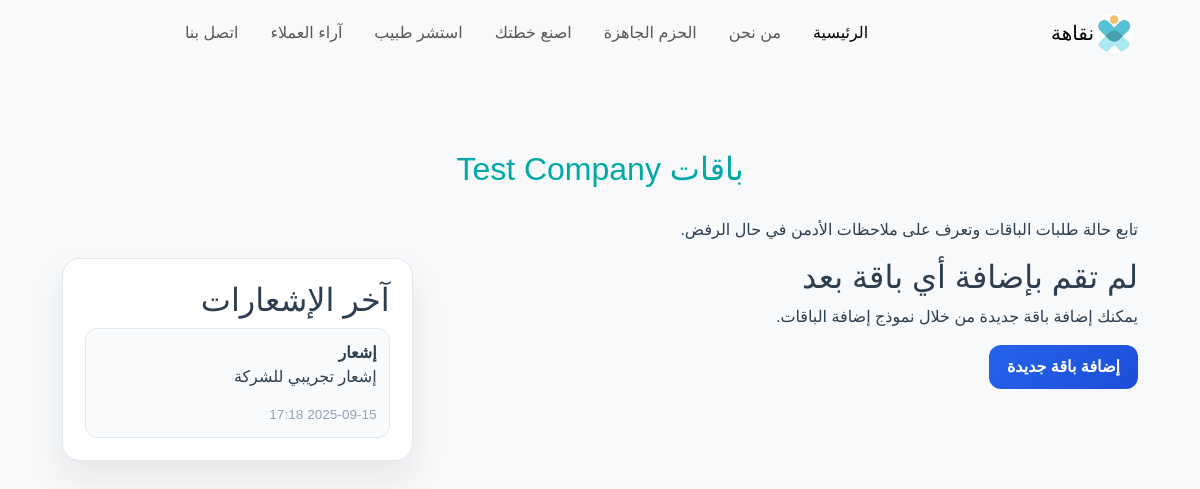
/company/packages (signed in), run on an earlier commit of the app's database.
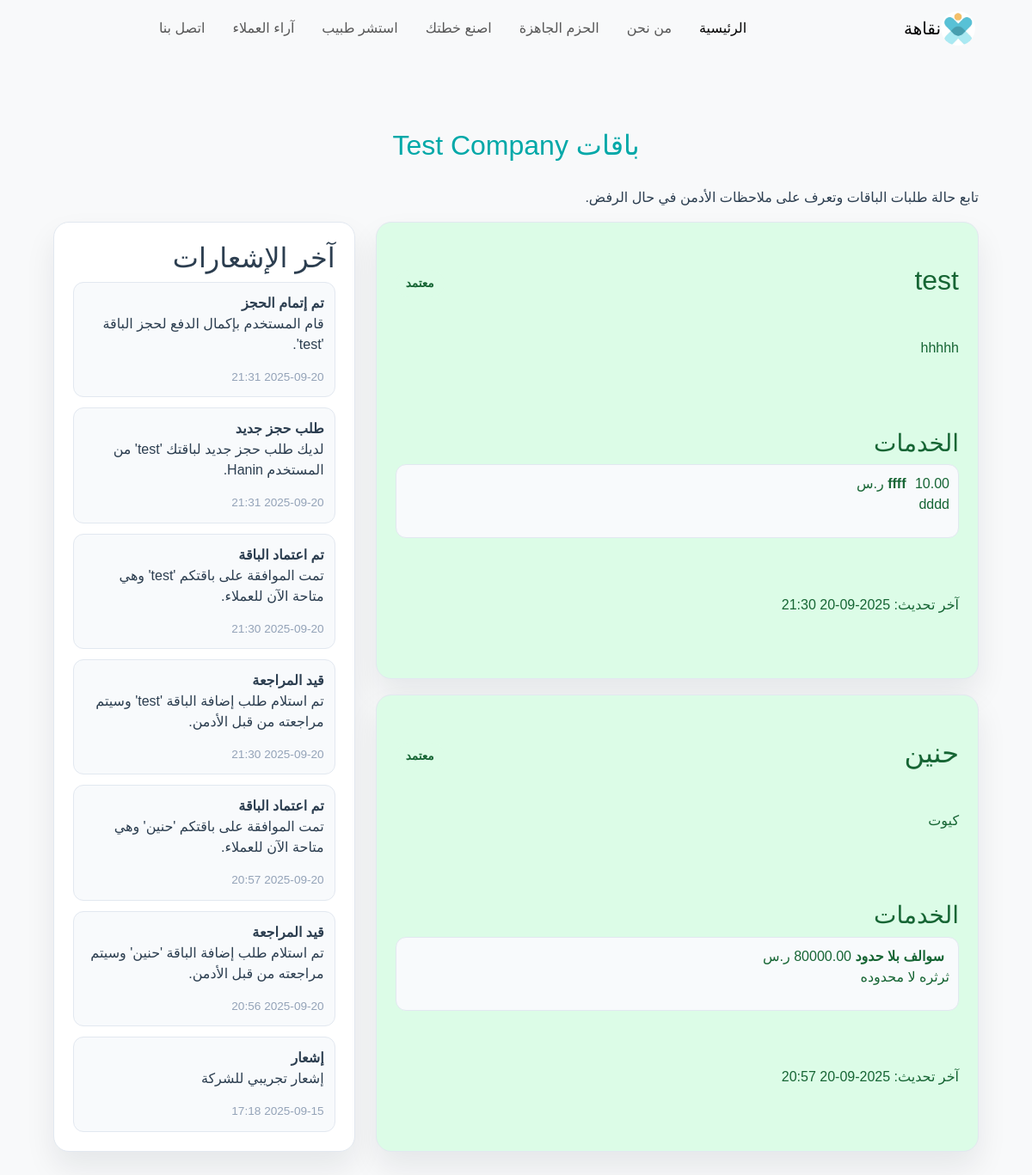
And on a later commit of the database.
### models.py (models this page shows)
class Company(db.Model):
    id = db.Column(db.Integer, primary_key=True)
    name = db.Column(db.String(150), nullable=False, unique=True)
    email = db.Column(db.String(120), nullable=False, unique=True)
    password = db.Column(db.String(200), nullable=False)
    address = db.Column(db.String(200))
    phone = db.Column(db.String(20))
    doctors = db.relationship("Doctor", backref="company", lazy=True)
    packages = db.relationship("Package", backref="provider", lazy=True)
    appointments = db.relationship("Appointment", backref="company", lazy=True)
    bookings = db.relationship("Booking", backref="company", lazy=True)
    notifications = db.relationship("Notification", backref="company", lazy=True)

class Notification(db.Model):
    id = db.Column(db.Integer, primary_key=True)
    user_id = db.Column(db.Integer, db.ForeignKey('user.id'), nullable=True)
    company_id = db.Column(db.Integer, db.ForeignKey('company.id'), nullable=True)
    title = db.Column(db.String(200))
    body = db.Column(db.String(500))
    is_read = db.Column(db.Boolean, default=False)
    created_at = db.Column(db.DateTime, default=datetime.utcnow)

class Package(db.Model):
    id = db.Column(db.Integer, primary_key=True)
    title = db.Column(db.String(100))
    description = db.Column(db.Text)
    image = db.Column(db.String(200))
    provider_id = db.Column(db.Integer, db.ForeignKey('company.id'))
    approved_by = db.Column(db.Integer, db.ForeignKey('admin.id'))
    status = db.Column(db.String(50), default="pending")
    admin_note = db.Column(db.Text)
    status_updated_at = db.Column(db.DateTime)
    services = db.relationship("PackageService", backref="package", lazy=True)
    bookings = db.relationship("Booking", backref="package", lazy=True)

class PackageService(db.Model):
    id = db.Column(db.Integer, primary_key=True)
    package_id = db.Column(db.Integer, db.ForeignKey('package.id'))
    service_name = db.Column(db.String(100))
    service_description = db.Column(db.Text)
    service_price = db.Column(db.Float)
    selections = db.relationship(
        "BookingServiceSelection",
        backref="package_service",
        lazy=True
    )

### app.py (the view)
@app.route('/company/packages')
def company_packages():
    company_id = session.get('company_id')
    if not company_id:
        flash("يجب تسجيل دخول الشركة", "danger")
        return redirect(url_for('company_login'))
    company = Company.query.get_or_404(company_id)
    packages = (
        Package.query
        .filter_by(provider_id=company.id)
        .options(joinedload(Package.services))
        .order_by(Package.status_updated_at.desc().nullslast())
        .all()
    )
    recent_notifications = (
        Notification.query
        .filter_by(company_id=company.id)
        .order_by(Notification.created_at.desc())
        .limit(10)
        .all()
    )
    status_labels = {
        'pending': 'قيد المراجعة',
        'approved': 'معتمد',
        'rejected': 'مرفوض'
    }
    return render_template(
        'company_packages.html',
        company=company,
        packages=packages,
        status_labels=status_labels,
        notifications=recent_notifications,
        user=None
    )

### templates/company_packages.html (shortened to what this page needs)
{% extends "base.html" %}
{% block content %}
<section class="company-packages">
  <h1 class="section-title">باقات {{ company.name if company else '' }}</h1>
  <p class="subtitle">تابع حالة طلبات الباقات وتعرف على ملاحظات الأدمن في حال الرفض.</p>
  <div class="layout">
    <div class="packages-list">
      {% if packages %}
        {% for package in packages %}
          <article class="package-card status-{{ package.status }}">
            <header>
              <h2>{{ package.title }}</h2>
              <span class="status-pill status-{{ package.status }}">{{ status_labels.get(package.status, package.status) }}</span>
            </header>
            <p>{{ package.description }}</p>
            <div class="services">
              <h3>الخدمات</h3>
              {% if package.services %}
                <ul>
                  {% for service in package.services %}
                    <li>
                      <strong>{{ service.service_name }}</strong>
                      {% if service.service_price is not none %}
                        <span>{{ '%.2f' | format(service.service_price) }} ر.س</span>
                      {% endif %}
                      {% if service.service_description %}
                        <p>{{ service.service_description }}</p>
                      {% endif %}
                    </li>
                  {% endfor %}
                </ul>
              {% else %}
                <p>لم تتم إضافة خدمات لهذه الباقة.</p>
              {% endif %}
            </div>
            <footer>
              <div>آخر تحديث: {{ package.status_updated_at.strftime('%Y-%m-%d %H:%M') if package.status_updated_at else '—' }}</div>
            </footer>
          </article>
        {% endfor %}
      {% else %}
        <div class="empty-state">
          <h2>لم تقم بإضافة أي باقة بعد</h2>
          <p>يمكنك إضافة باقة جديدة من خلال نموذج إضافة الباقات.</p>
          <a class="cta" href="{{ url_for('add_package') }}">إضافة باقة جديدة</a>
        </div>
      {% endif %}
    </div>
    <aside class="notifications">
      <h2>آخر الإشعارات</h2>
      {% if notifications %}
        <ul>
          {% for notif in notifications %}
            <li>
              <strong>{{ notif.title or 'إشعار' }}</strong>
              <p>{{ notif.body }}</p>
              <span class="time">{{ notif.created_at.strftime('%Y-%m-%d %H:%M') }}</span>
            </li>
          {% endfor %}
        </ul>
      {% else %}
        <p>لا توجد إشعارات جديدة.</p>
      {% endif %}
    </aside>
  </div>
</section>
{% endblock %}

### templates/base.html (shortened to what this page needs)
<!DOCTYPE html>
<html lang="ar" dir="rtl">
<head>
    <link rel="stylesheet" href="{{ url_for('static', filename='css/style.css') }}">
    <link rel="stylesheet" href="https://cdnjs.cloudflare.com/ajax/libs/font-awesome/5.15.4/css/all.min.css">
    <link href="https://cdn.jsdelivr.net/npm/bootstrap@5.3.2/dist/css/bootstrap.min.css" rel="stylesheet">
    <link rel="stylesheet" href="{{ url_for('static', filename='css/ready_packages.css') }}">
</head>
<body>
<nav class="navbar navbar-expand-lg sticky-top bg-light">
  <div class="container d-flex align-items-center justify-content-between">
    <a class="navbar-brand d-flex align-items-center" href="{{ url_for('individual_index') }}">
        <img src="{{ url_for('static', filename='images/logo.jpg') }}"
             alt="نقاهة Logo" width="40" height="40" class="me-2 rounded-circle">
        <span>نقاهة</span>
    </a>
    <div class="collapse navbar-collapse" id="navbarNav">
        <ul class="navbar-nav d-flex flex-row gap-3 mx-auto">
            <li class="nav-item"><a class="nav-link active" href="{{ url_for('individual_index') }}">الرئيسية</a></li>
            <li class="nav-item"><a class="nav-link" href="#services">من نحن</a></li>
            <li class="nav-item"><a class="nav-link" href="{{ url_for('ready_packages') }}">الحزم الجاهزة</a></li>
            <li class="nav-item"><a class="nav-link" href="{{ url_for('custom_plan') }}">اصنع خطتك</a></li>
            <li class="nav-item"><a class="nav-link" href="{{ url_for('consult_doctor') }}">استشر طبيب</a></li>
            <li class="nav-item"><a class="nav-link" href="#testimonials">آراء العملاء</a></li>
            <li class="nav-item"><a class="nav-link" href="#contact">اتصل بنا</a></li>
        </ul>
    </div>
  </div>
</nav>
<div class="container mt-4">
    {% block content %}{% endblock %}
</div>
</body>
</html>

### static/css/style.css (style rules this page uses)
:root { --primary-color: #00a8a8; --secondary-color: #008080; --accent-color: #ffc107; --success-color: #28a745; --dark-color: #1a1a1a; --light-bg: #f8f9fa; --text-primary: #2c3e50; --text-secondary: #6c757d; --border-radius: 15px; --transition: all 0.3s ease; --shadow-sm: 0 2px 10px rgba(0,0,0,0.1); --shadow-md: 0 5px 20px rgba(0,0,0,0.15); --shadow-lg: 0 10px 40px rgba(0,0,0,0.2); }
body { background: var(--light-bg); color: var(--text-primary); font-family: 'Cairo', 'Segoe UI', sans-serif; }

### static/css/ready_packages.css (style rules this page uses)
:root { --primary-color: #00a8a8; --secondary-color: #008080; --accent-color: #ffc107; --success-color: #28a745; --dark-color: #1a1a1a; --light-bg: #f8f9fa; --text-primary: #2c3e50; --text-secondary: #6c757d; --border-radius: 15px; --transition: all 0.3s ease; --shadow-sm: 0 2px 10px rgba(0,0,0,0.1); --shadow-md: 0 5px 20px rgba(0,0,0,0.15); --shadow-lg: 0 10px 40px rgba(0,0,0,0.2); }
body { font-family: "Tajawal", sans-serif; background-color: var(--light-bg); margin: 0; padding: 0; color: var(--text-primary); }
.section-title { text-align: center; font-size: 2rem; margin: 30px 0; color: var(--primary-color); }
.package-card { position: relative; overflow: hidden; border-radius: var(--border-radius); box-shadow: var(--shadow-md); cursor: pointer; transition: var(--transition); background-color: #fff; }

### templates/company_packages.html (style rules this page uses)
.company-packages { max-width: 1200px; margin: 0 auto; padding: 30px 20px 60px; }
.layout { display: grid; grid-template-columns: 2fr 1fr; gap: 24px; }
.packages-list { display: grid; gap: 18px; }
.package-card { background: #fff; border-radius: 18px; padding: 22px; box-shadow: 0 18px 35px rgba(15, 23, 42, 0.08); border: 1px solid #e2e8f0; display: grid; gap: 14px; }
.package-card header { display: flex; justify-content: space-between; align-items: center; }
.services ul { list-style: none; margin: 0; padding: 0; display: grid; gap: 10px; }
.services li { background: #f8fafc; border-radius: 12px; border: 1px solid #e2e8f0; padding: 10px; }
.services li strong { margin-right: 6px; }
.status-pill { padding: 6px 12px; border-radius: 999px; font-size: 0.85rem; font-weight: 600; }
.status-approved { background: #dcfce7; color: #166534; }
.notifications { background: #fff; border-radius: 18px; border: 1px solid #e2e8f0; padding: 22px; box-shadow: 0 18px 35px rgba(15, 23, 42, 0.08); }
.notifications ul { list-style: none; margin: 0; padding: 0; display: grid; gap: 12px; }
.notifications li { background: #f8fafc; border-radius: 12px; border: 1px solid #e2e8f0; padding: 12px; }
.time { display: block; margin-top: 6px; color: #94a3b8; font-size: 0.85rem; }

What changed in the data, as far as the page shows it:
added Package: title "test", get "معتمد", description "hhhhh", status_updated_at "2025-09-20 21:30"
added PackageService: service_name "ffff", service_price "10.00", service_description "dddd", shown under "test"
added Package: title "حنين", get "معتمد", description "كيوت", status_updated_at "2025-09-20 20:57"
added PackageService: service_name "سوالف بلا حدود", service_description "ثرثره لا محدوده", shown under "حنين"
added Notification: title "تم إتمام الحجز", body "قام المستخدم بإكمال الدفع لحجز الباقة 'test'.", created_at "2025-09-20 21:31"
added Notification: title "طلب حجز جديد", body "لديك طلب حجز جديد لباقتك 'test' من المستخدم Hanin.", created_at "2025-09-20 21:31"
added Notification: title "تم اعتماد الباقة", body "تمت الموافقة على باقتكم 'test' وهي متاحة الآن للعملاء.", created_at "2025-09-20 21:30"
added Notification: title "قيد المراجعة", body "تم استلام طلب إضافة الباقة 'test' وسيتم مراجعته من قبل الأدمن.", created_at "2025-09-20 21:30"
added Notification: title "تم اعتماد الباقة", body "تمت الموافقة على باقتكم 'حنين' وهي متاحة الآن للعملاء.", created_at "2025-09-20 20:57"
added Notification: title "قيد المراجعة", body "تم استلام طلب إضافة الباقة 'حنين' وسيتم مراجعته من قبل الأدمن.", created_at "2025-09-20 20:56"
Also different on the page:
text no longer shown: "لم تقم بإضافة أي باقة بعد يمكنك إضافة باقة جديدة من خلال نموذج إضافة الباقات. إضافة باقة جديدة"
